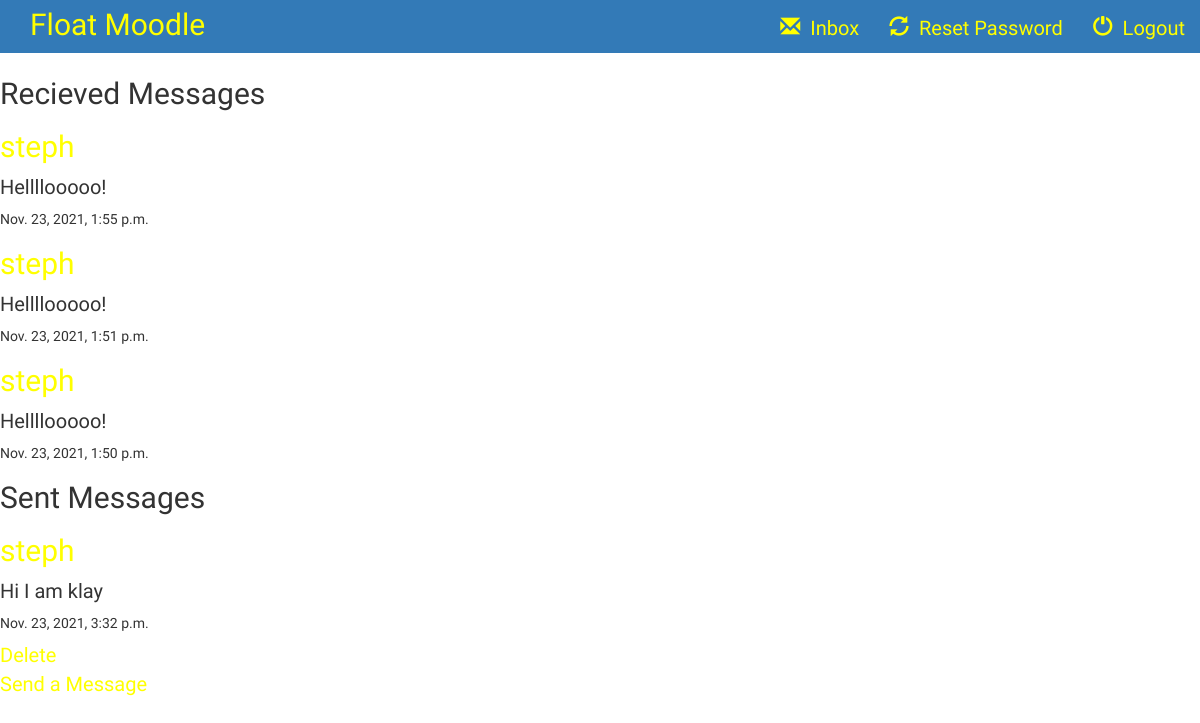
The app's page /course/view_messages/ (signed in), older data.
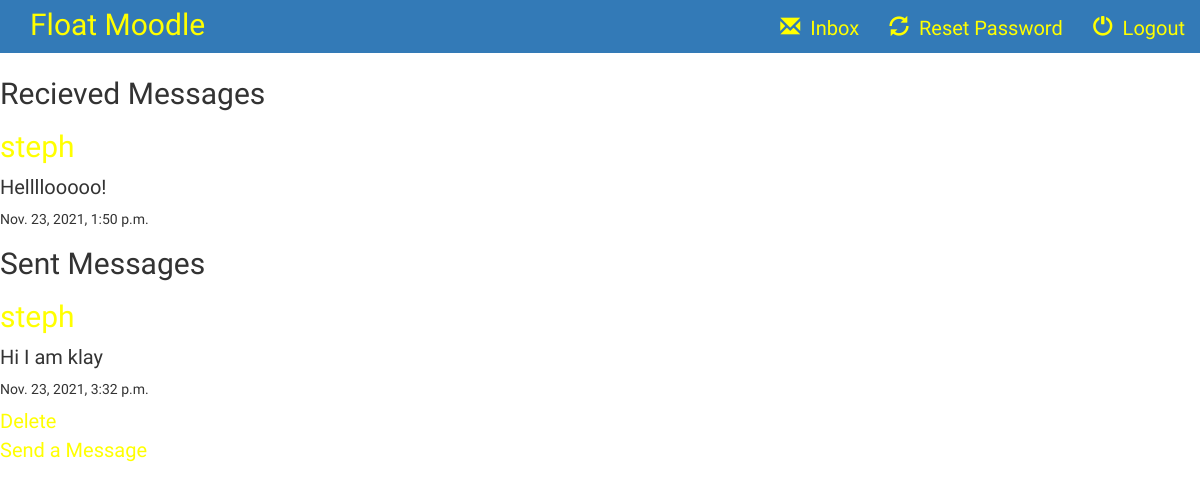
The same page, newer data.
### course/models.py (models this page shows, shortened)
class ChatMessage(models.Model):
     sender = models.ForeignKey(User, related_name="sender", on_delete=models.CASCADE)
     receiver = models.ForeignKey(User, related_name="receiver", on_delete=models.CASCADE)
     msg_content = models.TextField(max_length=500)
     published_at = models.DateTimeField(blank = True, null= True)

### course/views.py (the view)
# urls.py: path('view_messages/',views.view_messages,name='view_messages'),
@login_required
def view_messages(request):
    inbox_messages = ChatMessage.objects.filter(receiver=request.user).order_by('published_at').reverse()[:20]
    sent_messages = ChatMessage.objects.filter(sender=request.user).order_by('published_at').reverse()[:20]
    try:
        student = Student.objects.get(user=request.user)
        return render(request, 'course/inbox.html', {'inbox_messages': inbox_messages, 'sent_messages':sent_messages})
    except:
        return render(request, 'instructor/inbox.html', {'inbox_messages': inbox_messages, 'sent_messages':sent_messages})

### instructor/templates/instructor/inbox.html (shortened to what this page needs)
{% extends 'instructor/instructor_basic_page.html' %}
{% block body %}
    <h2>Recieved Messages</h2>
    {% for message in inbox_messages %}
    <article class="post">
        <h2><a href="">{{ message.sender }}</a></h2>
        <p>{{ message.msg_content|linebreaksbr }}</p>
        <h5>{{message.published_at}}</h5>
    </article>
    {% endfor %}
    <h2>Sent Messages</h2>
    {% for message in sent_messages %}
    <article class="post">
        <h2><a href="">{{ message.receiver }}</a></h2>
        <p>{{ message.msg_content|linebreaksbr }}</p>
        <h5>{{message.published_at}}</h5>
        <a href="{% url 'delete' message.id %}">Delete</a>
    </article>
    {% endfor %}
    <article>
        <a href="{%url 'send_message' %}">Send a Message</a>
    </article>
{% endblock %}

### instructor/templates/instructor/instructor_basic_page.html (shortened to what this page needs)
  <!DOCTYPE html>
    <html lang="en">
    <head>
        {% load static %}
        <link rel="stylesheet" href="https://maxcdn.bootstrapcdn.com/bootstrap/3.3.6/css/bootstrap.min.css">
    </head>
    <body background=""style="font-family: Ledger;font-size: 20px;">
    <nav class="navbar-fixed-top bg-primary">
        <div class="container-fluid">
            <div class="navbar-header">
                         <a class="navbar-brand" style="font-family:'Lobster',cursive;font-size:30px;" href="{% url 'instructor:instructor_index' %}">Float Moodle</a>
            </div>
            <div class="collapse navbar-collapse" id="topNavBar">
                <ul class="nav navbar-nav navbar-right">
                    <li>
                        <a href="http://127.0.0.1:8000/view_messages">
                            <span class="glyphicon glyphicon-envelope" aria-hidden="true"></span>&nbsp; Inbox
                        </a>
                    </li>
                    <li>
                        <a href="http://127.0.0.1:8000/password_reset">
                            <span class="glyphicon glyphicon-refresh" aria-hidden="true"></span>&nbsp; Reset Password
                        </a>
                    </li>
                    <li>
                        <a href="{% url 'logout_user' %}">
                            <span class="glyphicon glyphicon-off" aria-hidden="true"></span>&nbsp; Logout
                        </a>
                    </li>
                </ul>
            </div>
        </div>
    </nav><br><br>
    {% block body %}
    {% endblock %}
    </body>
    </html>

### instructor/templates/instructor/instructor_basic_page.html (style rules this page uses)
a { color: yellow; }
body { background: url('https://i.pinimg.com/originals/5d/5d/79/5d5d79ab40f17440b11dfdf9cd0f1f08.jpg') no-repeat center center fixed; background-size: cover; font-family: Ledger;font-size: 20px; }

Row changes from the older to the newer data that the page shows:
removed ChatMessage: sender "steph", msg_content "Hellllooooo!", published_at "Nov. 23, 2021, 1:55 p.m.", shown under "Recieved Messages"
removed ChatMessage: sender "steph", msg_content "Hellllooooo!", published_at "Nov. 23, 2021, 1:51 p.m.", shown under "Recieved Messages"
